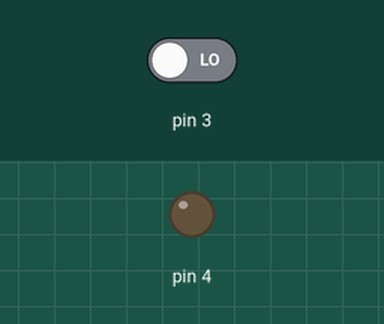
The sketch below on a simulated Arduino Uno, built with avr-gcc and run on an emulated ATmega328P. Parts: output pins drawn as LEDs (lit = HIGH). The test bench sets the inputs (shaded band); at power-on: pin 3 LOW.

Above: at 1.2 s.
1.3 s: pin 3 driven HIGH
At 2.4 s:
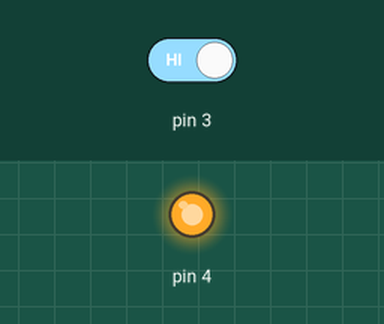
2.8 s: pin 3 driven LOW
At 3.5 s:
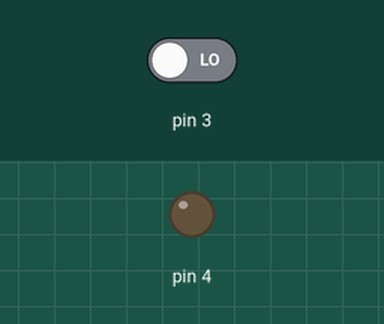
Timing chart, 0 to 5.8 s (numbered marks = the images above; inputs shaded):
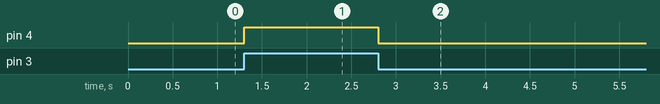

The sketch:

LEDandbutton.ino
```cpp
void setup() {
  pinMode(3, INPUT);
  pinMode(4, OUTPUT);

}

void loop() {
int button = digitalRead(3);
if (button == HIGH){
  digitalWrite(4, HIGH);
  }
  else{
    digitalWrite(4, LOW);
    }

}
```

Measured:
- after the input at 1.3 s, pin 4: LOW → HIGH at once
- after the input at 2.8 s, pin 4: HIGH → LOW at once
